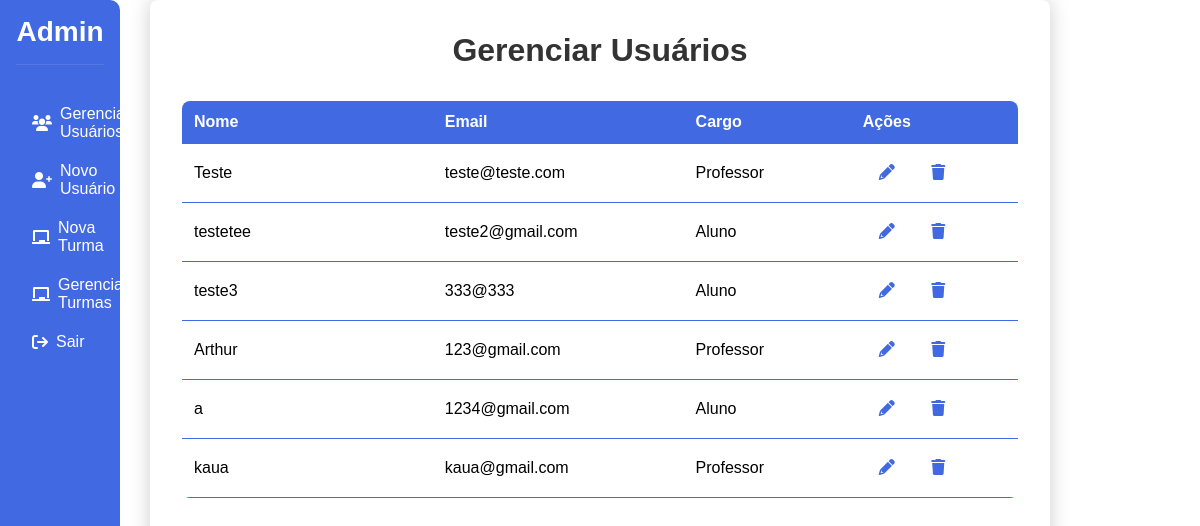
The app's page /admin/CRUD_usuarios/gerenciar_usuarios, older data.
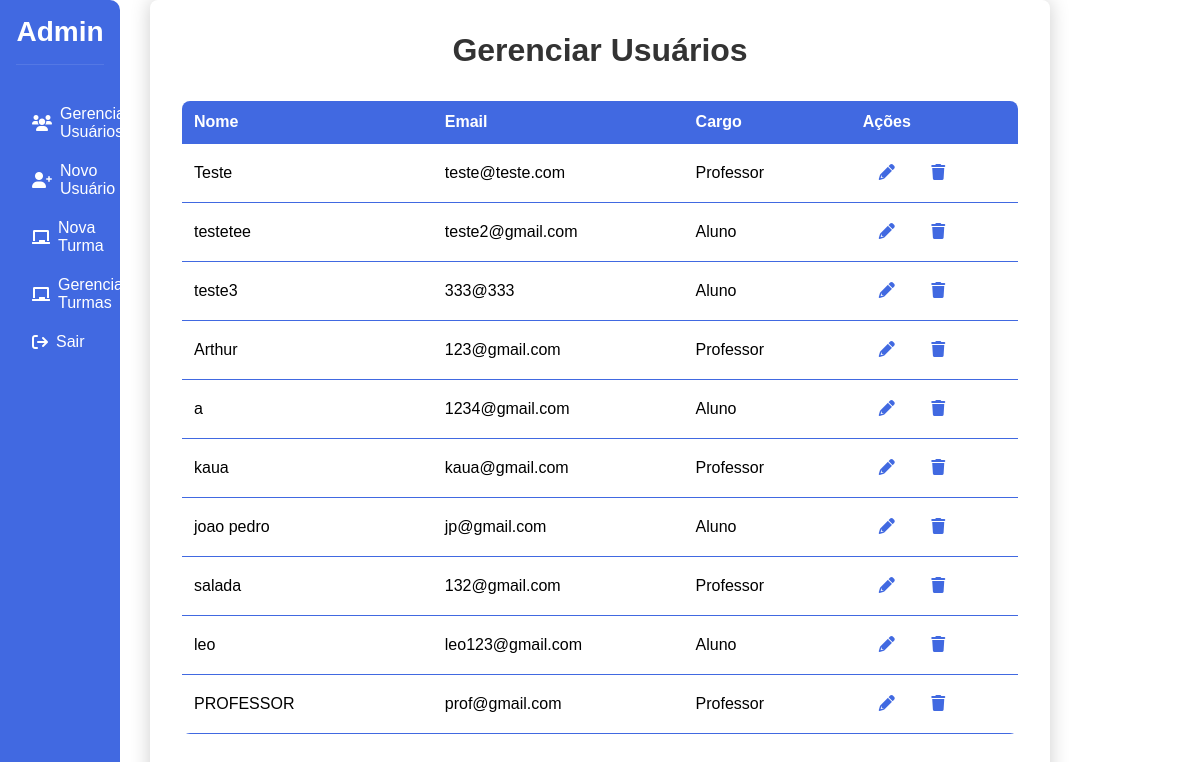
The same page, newer data.
### app.py (models this page shows, shortened)
class User(db.Model):
    email = db.Column(db.String(150), unique=True, nullable=False, primary_key=True)
    nome = db.Column(db.String(150), nullable=False)
    cargo = db.Column(db.String(50), nullable=False)
    senha = db.Column(db.String(150), nullable=False)

### app.py (the view, shortened to what this page needs)
@app.route('/admin/CRUD_usuarios/gerenciar_usuarios', methods=['GET', 'POST'])
def gerenciar_usuarios():
    users = User.query.all()
    if request.method == 'GET':
        users = User.query.all()
        return render_template('admin/CRUD_usuarios/gerenciar_usuarios.html', users=users)
    return render_template('admin/CRUD_usuarios/gerenciar_usuarios.html', users=users)

### templates/admin/CRUD_usuarios/gerenciar_usuarios.html (shortened to what this page needs)
<!DOCTYPE html>
<html lang="pt-BR">
<head>
    <link rel="stylesheet" href="{{ url_for('static', filename='css/CRUD_usuarios/gerenciar_usuarios.css') }}">
    <link rel="stylesheet" href="https://cdnjs.cloudflare.com/ajax/libs/font-awesome/6.0.0-beta3/css/all.min.css">
</head>
<body>
    <div class="navbar">
        <h2>Admin</h2>
        <ul>
            <li><a href="{{ url_for('gerenciar_usuarios') }}"><i class="fas fa-users"></i> Gerenciar Usuários</a></li>
            <li><a href="{{ url_for('criar_usuario') }}"><i class="fas fa-user-plus"></i> Novo Usuário</a></li>
            <li><a href="{{ url_for('criar_turma') }}"><i class="fas fa-chalkboard"></i> Nova Turma</a></li>
            <li><a href="{{ url_for('gerenciar_turmas') }}"><i class="fas fa-chalkboard"></i> Gerenciar Turmas</a></li>
            <li><a href="{{ url_for('logout') }}"><i class="fa-solid fa-arrow-right-from-bracket"></i> Sair</a></li>
        </ul>
    </div>
    <div class="container">
        <h1>Gerenciar Usuários</h1>
        {% if users %}
            <table class="users-table">
                <thead>
                    <tr>
                        <th>Nome</th>
                        <th>Email</th>
                        <th>Cargo</th>
                        <th>Ações</th>
                    </tr>
                </thead>
                <tbody>
                    {% for user in users %}
                        <tr>
                            <td>{{ user.nome }}</td>
                            <td>{{ user.email }}</td>
                            <td>{{ user.cargo }}</td>
                            <td>
                                <a href="{{ url_for('atualizar_usuario', email=user.email) }}" class="action-btn edit-btn"><i class="fas fa-pencil-alt"></i></a>
                                <a onclick="confirmDelete('{{ user.email }}')" class="action-btn delete-btn"><i class="fas fa-trash"></i> </a>
                            </td>
                        </tr>
                    {% endfor %}
                </tbody>
            </table>
        {% else %}
            <p>Nenhum usuário encontrado.</p>
        {% endif %}
    </div>
</body>
</html>

### static/css/CRUD_usuarios/gerenciar_usuarios.css (style rules this page uses)
* { margin: 0; padding: 0; box-sizing: border-box; font-family: 'Arial', sans-serif; }
body { display: flex; min-height: 100vh; overflow: hidden; }
.navbar { width: 10%; background-color: #4169E1; color: white; padding: 1rem; position: fixed; height: 100%; border-top-right-radius: 10px; border-bottom-right-radius: 10px; }
.navbar h2 { text-align: center; margin-bottom: 2rem; padding-bottom: 1rem; border-bottom: 1px solid rgba(255, 255, 255, 0.1); font-size: 28px; color: var(--white-color); min-width: 60px; text-align: center; }
.navbar ul { list-style: none; padding: 0; }
.navbar ul li { margin-bottom: 5px; }
.navbar ul li a { color: white; text-decoration: none; display: flex; align-items: center; padding: 0.5rem 1rem; transition: background-color 0.3s; border-radius: 10px; }
.navbar ul li a i { margin-right: 0.5rem; }
.container { margin-left: 250px; padding: 2rem; border-radius: 8px; box-shadow: 0 0 20px rgba(0, 0, 0, 0.2); width: 75%; margin: auto; margin-top: 0; }
h1 { color: #333; text-align: center; margin-bottom: 2rem; }
.users-table { border-collapse: collapse; margin: 2rem 0; background-color: white; border-radius: 8px; overflow: hidden; width: 100%; }
.users-table th, .users-table td { padding: 12px; text-align: left; border-bottom: 1px solid #4169E1; }
.users-table th { background-color: #4169E1; color: white; font-weight: bold; }
.users-table th:nth-child(1), .users-table td:nth-child(1) { width: 30%; }
.users-table th:nth-child(2), .users-table td:nth-child(2) { width: 30%; }
.users-table th:nth-child(3), .users-table td:nth-child(3) { width: 20%; }
.users-table th:nth-child(4), .users-table td:nth-child(4) { width: 20%; }
.action-btn { padding: 8px 16px; border: none; border-radius: 4px; cursor: pointer; text-decoration: none; display: inline-block; transition: opacity 0.3s; color: #4169E1; }

Row changes from the older to the newer data that the page shows:
added User: nome "joao pedro", email "jp@gmail.com", cargo "Aluno"
added User: nome "salada", email "132@gmail.com", cargo "Professor"
added User: nome "leo", email "leo123@gmail.com", cargo "Aluno"
added User: nome "PROFESSOR", email "prof@gmail.com", cargo "Professor"
